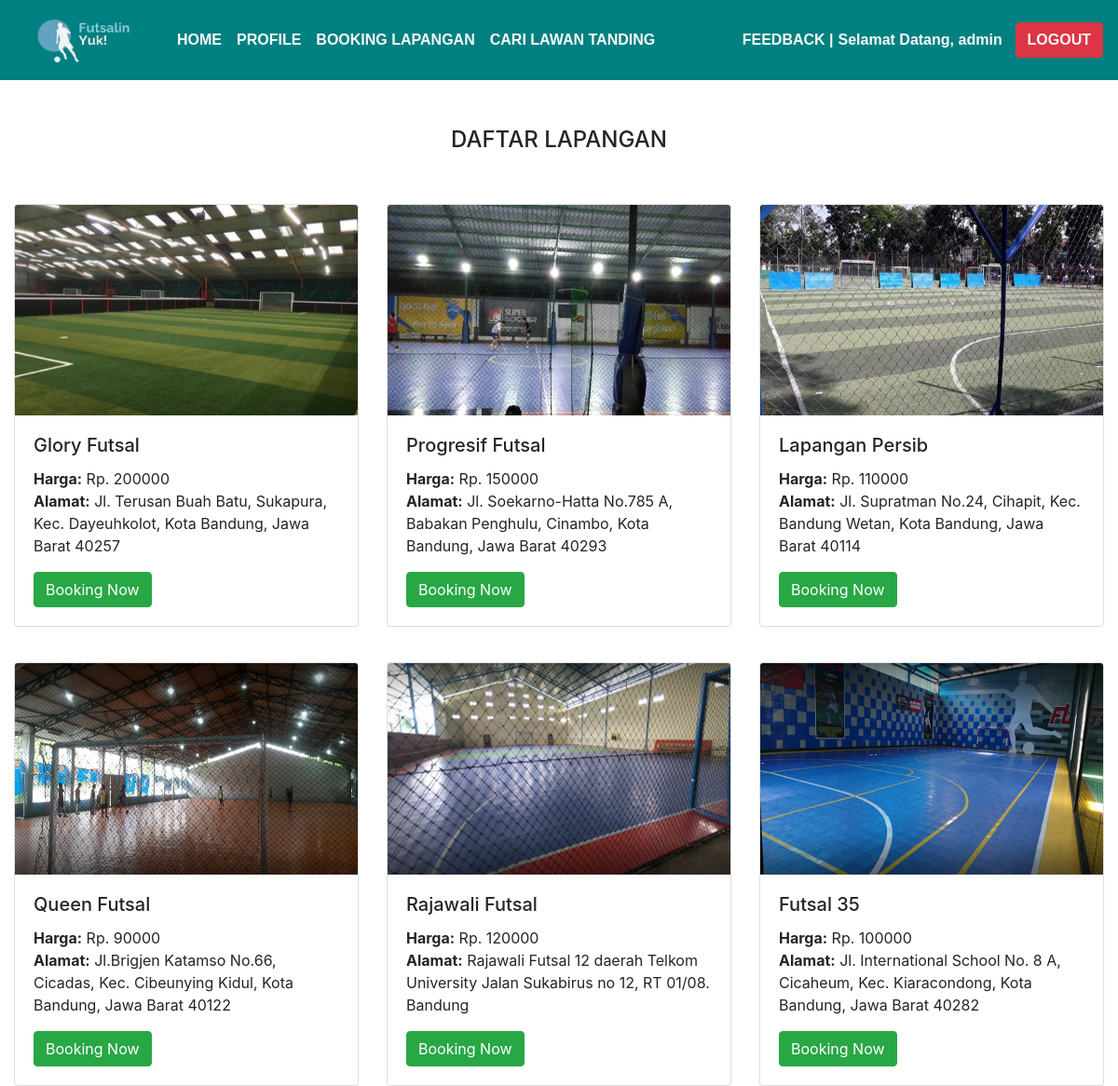
The app's page /orders/index.php (signed in) with its own data.
### tables this page shows
CREATE TABLE `lapangan` (
  `id` int(11) NOT NULL,
  `nama` varchar(255) NOT NULL,
  `harga` int(11) NOT NULL,
  `image` varchar(255) DEFAULT NULL,
  `alamat` text DEFAULT NULL
);

### orders/index.php (the view, shortened to what this page needs)
<?php
include("../config/connection.php");
$query = mysqli_query($conn, "SELECT * FROM lapangan");
?>
<!DOCTYPE html>
<html lang="en">
<head>
    <link rel="stylesheet" href="https://cdn.jsdelivr.net/npm/bootstrap@4.5.3/dist/css/bootstrap.min.css">
    <link href="//maxcdn.bootstrapcdn.com/font-awesome/4.7.0/css/font-awesome.min.css" rel="stylesheet">
</head>
<body>
        <nav class="navbar navbar-expand-sm" style="background-color: teal;">
            <a class="navbar-brand" ><img src="../assets/img/logo.png" height="60px" width="150px"></a>
  <div class="collapse navbar-collapse" id="navbarSupportedContent">
    <ul class="navbar-nav mr-auto">
      <li class="nav-item">
      <a class="nav-link text-light" style="font-family: Arial; font-weight: bold;" href="../home.php">HOME <span class="sr-only">(current)</span></a>
                    </li>
                    <li class="nav-item">
                        <a class="nav-link text-light"  style="font-family: Arial; font-weight: bold;"  href="profile.php">PROFILE</a>
                    </li>
                     <li class="nav-item">
                        <a class="nav-link text-light"  style="font-family: Arial; font-weight: bold;"  href="index.php">BOOKING LAPANGAN</a>
                    </li>
                     <li class="nav-item">
                        <a class="nav-link text-light"  style="font-family: Arial; font-weight: bold;"  href="index1.php">CARI LAWAN TANDING</a>
                    </li>
    </ul>
    <a class="nav-link text-light" style="font-family: Arial; font-weight: bold; padding-right:5px;" href="feedback.php">FEEDBACK | </a>
    <span class="navbar-text text-light"  style="font-family: Arial; font-weight: bold;" >Selamat Datang, </span>
    <a class="nav-item" style="color:teal;">.</a>
    <a class="nav-item text-light"  style="font-family: Arial; font-weight: bold;" ><?= $_SESSION["nama"] ?></a>
    <a class="nav-item" style="color:teal;">...</a>
    <a class="btn btn-danger my-2 my-sm-0 text-light"  style="font-family: Arial; font-weight: bold;"   href="../Login/logout.php">LOGOUT</a>
  </div>
</nav>
			<div class="col-md-12" style="margin-top: 50px;">
					<h4 class="text-center">DAFTAR LAPANGAN</h4>
					<div class="row mt-3">
						<?php while($data = mysqli_fetch_array($query)){ ?>
							<div class="col-md-4" style="padding-top:1cm;">
								<div class="card">
									<img src="../assets/img/<?php echo $data['image'] ?>" class="card-img-top" style="height: 6cm;">
									<div class="card-body">
										<h5 class="card-title"><?php echo $data['nama'] ?></h5>
										<p class="card-text">
											<b>Harga:</b> Rp. <?php echo $data['harga'] ?>
											<br>
											<b>Alamat:</b> <?php echo $data['alamat'] ?>
										</p>
										<a href="create.php?id=<?php echo $data['id'] ?>" class="btn btn-success">Booking Now</a>
									</div>
								</div>
							</div>
						<?php } ?>
					</div>
			</div>
</body>
</html>

### records on screen
lapangan: image (picture), nama "Glory Futsal", harga "200000", alamat "Jl. Terusan Buah Batu, Sukapura, Kec. Dayeuhkolot, Kota Bandung, Jawa Barat 40257"
lapangan: image (picture), nama "Progresif Futsal", harga "150000", alamat "Jl. Soekarno-Hatta No.785 A, Babakan Penghulu, Cinambo, Kota Bandung, Jawa Barat 40293"
lapangan: image (picture), nama "Lapangan Persib", harga "110000", alamat "Jl. Supratman No.24, Cihapit, Kec. Bandung Wetan, Kota Bandung, Jawa Barat 40114"
lapangan: image (picture), nama "Queen Futsal", harga "90000", alamat "Jl.Brigjen Katamso No.66, Cicadas, Kec. Cibeunying Kidul, Kota Bandung, Jawa Barat 40122"
lapangan: image (picture), nama "Rajawali Futsal", harga "120000", alamat "Rajawali Futsal 12 daerah Telkom University Jalan Sukabirus no 12, RT 01/08. Bandung"
lapangan: image (picture), nama "Futsal 35", harga "100000", alamat "Jl. International School No. 8 A, Cicaheum, Kec. Kiaracondong, Kota Bandung, Jawa Barat 40282"

### other values on screen
$_SESSION["nama"] "admin"
